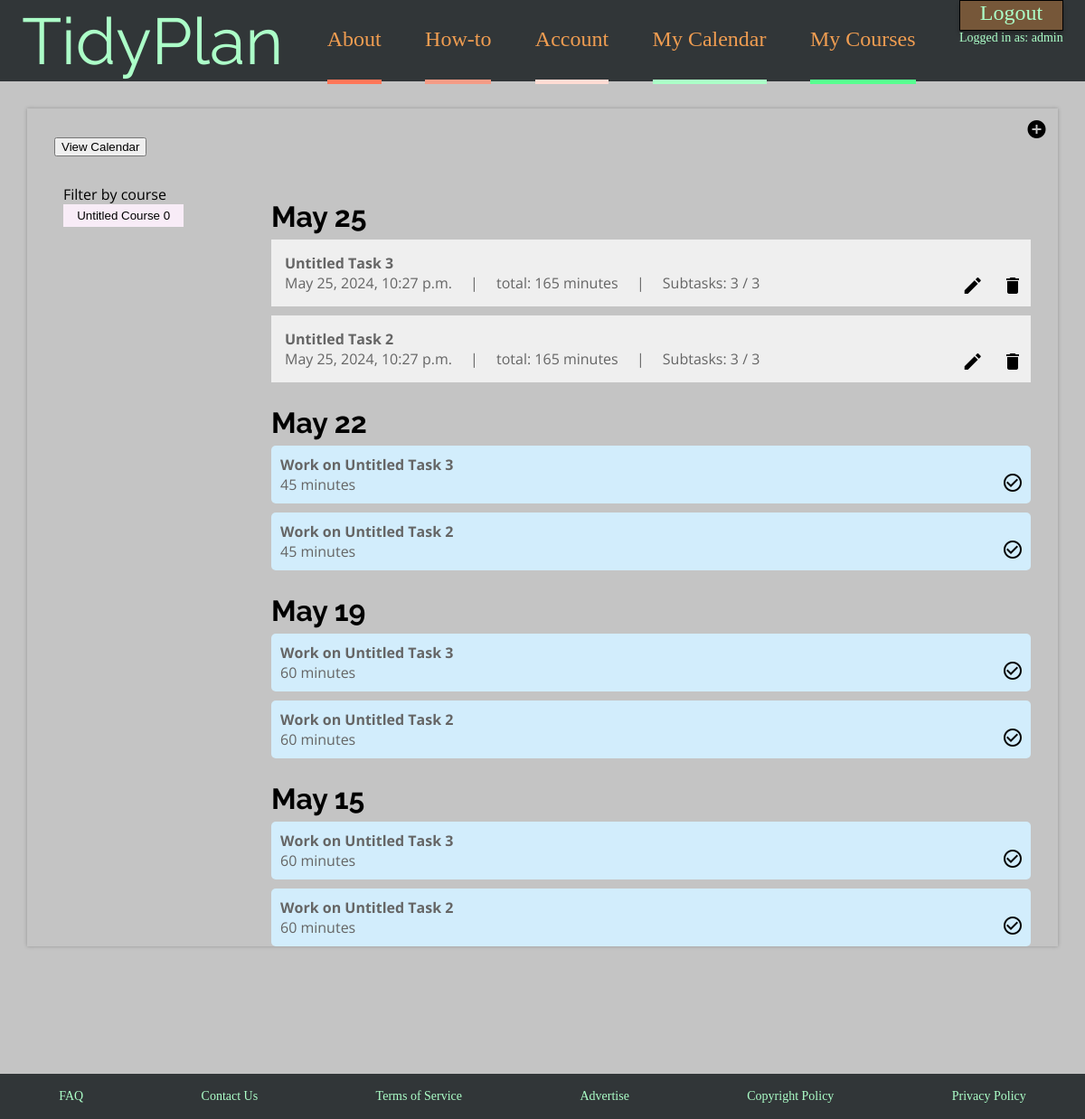
Page /calendar/ (signed in) on the committed database.
### pages/models.py (models this page shows, shortened)
class Task(models.Model):
    user = models.ForeignKey(User, on_delete = models.CASCADE, related_name = "task", null = True)
    complete = models.BooleanField(default=False)
    todo_list = models.ForeignKey(ToDoList, null=True, on_delete=models.CASCADE)
    course = models.ForeignKey(Course, related_name="courses", null=True, on_delete=models.CASCADE)
    description_text = models.CharField(default="Untitled Task", max_length=200)
    due_date = models.DateTimeField('Due Date', default=timezone.now)
    time_estimate = models.IntegerField(default=0)
    initial_subtask_count = models.IntegerField(default=0)
    is_subtask = models.BooleanField(default=False)
    courses = models.ManyToManyField(Course)
    parent_task = models.ForeignKey('self', related_name="subtasks", null=True, on_delete=models.CASCADE)

class Course(models.Model):
    user = models.ForeignKey(User, on_delete = models.CASCADE, related_name = "course", null = True)
    name = models.CharField(default = "untitled course", max_length=25)
    color = models.CharField(default = "#F6F6F6", max_length=7)

### pages/views.py (the view, shortened to what this page needs)
# urls.py: path('calendar/', views.calendar, name='calendar'),
def calendar(request: HttpRequest):
	if (request.user.is_anonymous):
		return HttpResponseRedirect("/login")
	course_list = request.user.course.all()
	tsk_list = request.user.task.all().order_by('-due_date')
	return render(request, 'pages/tasks.html', {'tsk_list': tsk_list, 'course_list': course_list})

### pages/templates/pages/tasks.html (shortened to what this page needs)
{% extends "./base.html"%}
{% block content %}
	<form method = "post">
		<button class = "addtaskbutton" type="submit", name='new_task'>
			<i class="material-icons">add_circle</i>
		</button>
				<button class = "viewcalendarbutton", type="button"><a href="/fullcalendar">View Calendar</a></button>
	</form>
	{% if tsk_list %}
		<div class = "tasklist">
			{% regroup tsk_list by due_date|date:"M d" as tasks_by_date %}
			{% for date_group in tasks_by_date %}
				<div class = "taskdate"><h2>{{ date_group.grouper}}</h2></div>
				{% for task in date_group.list %}
					{% if task.is_subtask %}
					<div class="taskentry" style="background-color:#d2edfc; border-radius:5px">
							<div class = "tasktitle" >{{task.description_text}}</div>
							<div class = "taskduedate">{{task.time_estimate}} minutes</div>
						<div class = "taskbuttongroup">
							<form method = "post">
								<button name='delete_task', type="submit", class = "taskbutton"><i class="material-icons">check_circle_outline</i></button>
							</form>
						</div>
					</div>
					{% else %}
					<div class="taskentry">
						<div class="taskcontentblock">
							<div class = "tasktitle">{{task.description_text}}</div>
							<div class = "taskduedate">
								{{task.due_date}}
								&emsp;|&emsp; total: {{task.time_estimate}} minutes
								&emsp;|&emsp; Subtasks: {{task.subtasks.all|length}} / {{task.initial_subtask_count}}
							</div>
						</div>
						<div class = "taskbuttongroup">
							<form method = "post">
								<button name='edit_task', type="submit", class = "taskbutton"><i class="material-icons">edit</i></button>
								<button name='delete_task', type="submit", class = "taskbutton"><i class="material-icons">delete</i></button>
							</form>
						</div>
					</div>
					{% endif %}
				{% endfor %}
			{% endfor %}
		</div>
	{% else %}
		<p> No tasks are available to view </p>
	{% endif %}
	<div class = "filtercontainer">
		Filter by course
		{% for course in course_list %}
		<button class = "coursefilterbutton", style="background-color:{{course.color}}">{{course.name}}</button>
		{% endfor %}
	</div>
</div>
{% endblock %}

### pages/templates/pages/base.html (shortened to what this page needs)
<!DOCTYPE html>
<html>
	<head>
		{% load static %}
		<link rel="stylesheet" type="text/css" href="{% static 'pages/style.css' %}">
		<link rel="stylesheet" type="text/css" href="{% static 'pages/loginPage.css' %}">
		<link rel="stylesheet" type="text/css" href="{% static 'pages/editPage.css' %}">
		<link rel="stylesheet" type="text/css" href="{% static 'pages/howToPage.css' %}">
	</head>
	<body class="home">
	<div class="blackHeaderBar">
        <div class="header">TidyPlan</div>
        <div class="category" style="border-color:rgb(255,119,89)">
			<a href="/about">About</a>
		</div>
        <div class="category" style="border-color:rgb(245,156,134)">
			<a href="/howto">How-to</a>
		</div>
        <div class="category" style="border-color:rgb(255,220,212);">
			<a href="/account">Account</a>
		</div>
        <div class="category" style="border-color:rgb(172,255,200);">
			<a href="/calendar">My Calendar</a>
		</div>
        <div class="category" style="border-color:rgb(88,255,144)">
			<a href="/courses">My Courses</a>
		</div>
		<div style="align-self: flex-start;">
			<div class="small brown-button" >
				{%if user.username %}
				<a href="/logout">Logout</a>
				{% else %}
				<a href="/login">Login</a>
				{%endif%}
			</div>
			{%if user.username %}
			<div class="small" style="align-self: flex-end;">
				<a href="/account">Logged in as: {{user.username}}</a>
			</div>
			{%endif%}
		</div>
    </div>
	<div class="content">
		{% block content %}
		{% endblock %}
	<div class="bottom-bar blackHeaderBar">
        <div class="small">FAQ</div>
        <div class="small">Contact Us</div>
        <div class="small">Terms of Service</div>
        <div class="small">Advertise</div>
        <div class="small">Copyright Policy</div>
        <div class="small">Privacy Policy</div>
    </div>
	</body>
</html>

### pages/static/pages/style.css (style rules this page uses)
a { color : inherit; text-decoration: inherit; width: 100%; height: 100%; display:block; }
body { background-color: #FEFEFE; font-family: "Open Sans"; }
h2 { font-family: Raleway; color: black; font-size: 2em; }
.taskbutton { border: none; text-align: center; padding:8px; background-color:transparent; }
.addtaskbutton { background-color:rgba(0,0,0,0.0); border: none; padding:1%; position: absolute; top: 0; right: 0; }
.coursefilterbutton { background-color: red; border: none; display:block; width: 10em; padding: 5px; margin-bottom: 5px; margin-left: 0px; }
.tasklist { width: 70vw; color: #656565; float:right; }
.taskdate { color: #656565; text-align: left; margin-bottom:-20px; }
.taskentry { width: 100%; min-height: 5vh; background-color: #efefef; color: #656565; margin-top:10px; position:relative; }
.taskcontentblock { width: 75%; min-height:5vh; color: #656565; padding:5px; display:inline-block; }
.tasktitle { color: #656565; font-weight: bold; padding:10px 10px 0px 10px; }
.taskduedate { color: #656565; padding:0px 10px 10px 10px; }
.taskbuttongroup { position: absolute; right: 0; bottom: 0; }
.filtercontainer { padding: 10px; position:fixed; }

### pages/static/pages/loginPage.css (style rules this page uses)
.home { margin:0; background:rgb(196,196,196); font-family: Sawarabi Mincho; }
.blackHeaderBar { width: 100%; height: 90px; background: rgb(49,54,56); display: flex; flex-direction: row; align-items: center; justify-content: space-around; }
.header { color: rgb(172,255,200); font-family: Raleway; font-size: 72px; }
.category { color: rgb(240,157,81); font-size:24px; height:100%; line-height: 90px; border-bottom: 5px solid green; transition: all 0.2s; cursor:pointer; }
.small { color: rgb(172,255,200); font-size: 14px; cursor:pointer; }
.brown-button { background: rgb(118,87,57); padding-left:8px; padding-right:8px; padding-bottom: 5px; border: 1px solid rgb(0,0,0); box-shadow: 0px 4px 4px rgba(0, 0, 0, 0.25); font-size: 24px; text-align:center; }
.content { position:absolute; margin:2.5%; padding:2.5%; display:block; overflow-y:scroll; scrollbar-width:none; overflow-x:hidden; width:90%; height:70vh; background:rgb(196,196,196); box-shadow: 0px 0px 4px rgba(0, 0, 0, 0.25); font-family: "Open Sans"; }
.bottom-bar { bottom:0px; height:50px; position:fixed; }

### rows in the picture
Task: description_text "Untitled Task 3", due_date "May 25, 2024, 10:27 p.m.", time_estimate "165", subtasks.all|length "3", initial_subtask_count "3"
Task: description_text "Untitled Task 2", due_date "May 25, 2024, 10:27 p.m.", time_estimate "165", subtasks.all|length "3", initial_subtask_count "3"
Task: description_text "Work on Untitled Task 3", time_estimate "45"
Task: description_text "Work on Untitled Task 2", time_estimate "45"
Task: description_text "Work on Untitled Task 3", time_estimate "60"
Task: description_text "Work on Untitled Task 2", time_estimate "60"
Task: description_text "Work on Untitled Task 3", time_estimate "60"
Task: description_text "Work on Untitled Task 2", time_estimate "60"
Course: name "Untitled Course 0"

### other values in the picture
{{ user.username }} "admin"
{{ date_group.grouper }} "May 25" "May 22" "May 19" "May 15"
